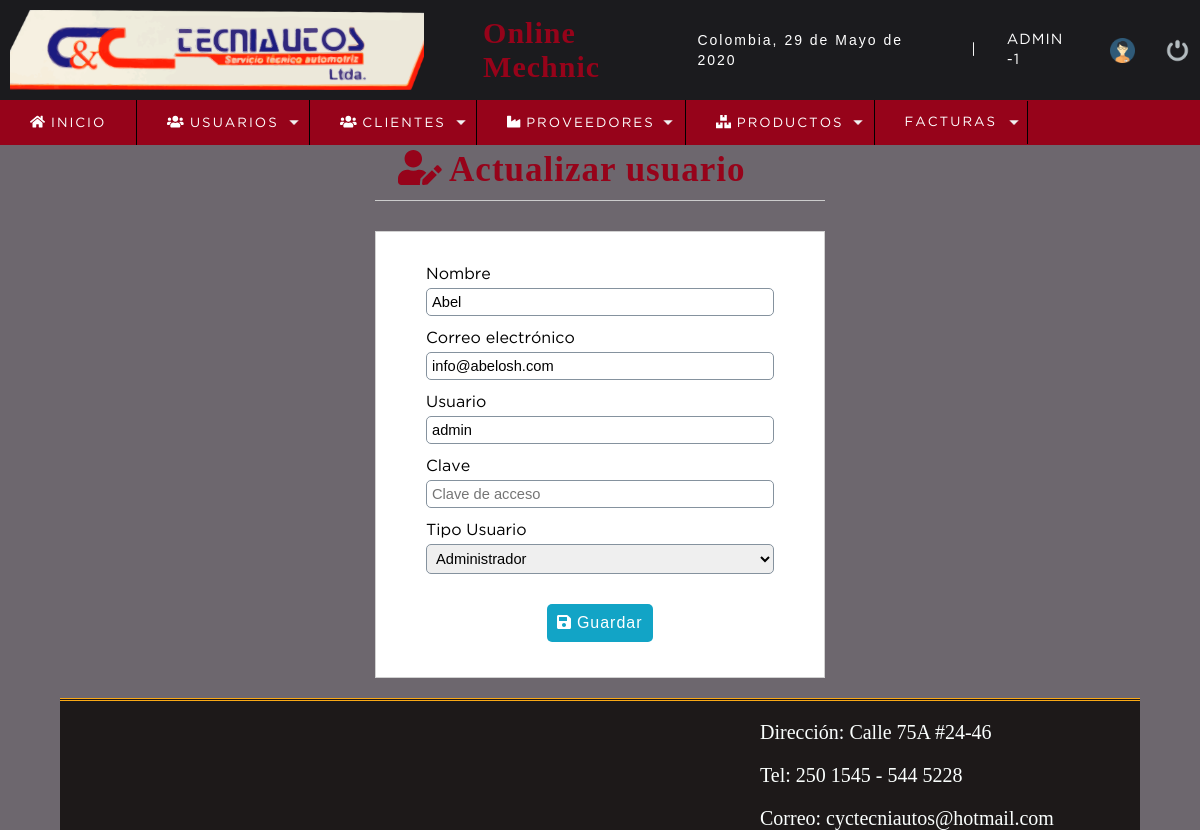
/sistema/editar_usuario.php?id=1 (signed in), run on the app's committed database.
### tables this page shows
CREATE TABLE `usuario` (
  `idusuario` int(11) NOT NULL,
  `nombre` varchar(50) DEFAULT NULL,
  `correo` varchar(100) DEFAULT NULL,
  `usuario` varchar(15) DEFAULT NULL,
  `clave` varchar(100) DEFAULT NULL,
  `rol` int(11) DEFAULT NULL,
  `estatus` int(11) NOT NULL DEFAULT 1
);

CREATE TABLE `rol` (
  `idrol` int(11) NOT NULL,
  `rol` varchar(20) DEFAULT NULL
);

### sistema/editar_usuario.php (the view, shortened to what this page needs)
<?php
	include "../conexion.php";
	$iduser = $_REQUEST['id'];
	$sql= mysqli_query($conection,"SELECT u.idusuario, u.nombre,u.correo,u.usuario, (u.rol) as idrol, (r.rol) as rol
									FROM usuario u
									INNER JOIN rol r
									on u.rol = r.idrol
									WHERE idusuario= $iduser ");
	$result_sql = mysqli_num_rows($sql);
	if($result_sql == 0){
		header('Location: lista_usuarios.php');
	}else{
		$option = '';
		while ($data = mysqli_fetch_array($sql)) {
			$nombre  = $data['nombre'];
			$correo  = $data['correo'];
			$usuario = $data['usuario'];
			$idrol   = $data['idrol'];
			$rol     = $data['rol'];
			if($idrol == 1){
				$option = '<option value="'.$idrol.'" select>'.$rol.'</option>';
			}else if($idrol == 2){
				$option = '<option value="'.$idrol.'" select>'.$rol.'</option>';
			}else if($idrol == 3){
				$option = '<option value="'.$idrol.'" select>'.$rol.'</option>';
			}
		}
	}
 ?>
<!DOCTYPE html>
<html lang="en">
<head>
	<?php include "includes/scripts.php"; ?>
</head>
<body>
	<?php include "includes/header.php"; ?>
	<section id="container">
		<div class="form_register">
			<h1><i class="fas fa-user-edit"></i> Actualizar usuario</h1>
			<hr>
			<form action="" method="post">
				<label for="nombre">Nombre</label>
				<input type="text" name="nombre" id="nombre" placeholder="Nombre completo" value="<?php echo $nombre; ?>">
				<label for="correo">Correo electrónico</label>
				<input type="email" name="correo" id="correo" placeholder="Correo electrónico" value="<?php echo $correo; ?>">
				<label for="usuario">Usuario</label>
				<input type="text" name="usuario" id="usuario" placeholder="Usuario" value="<?php echo $usuario; ?>">
				<label for="clave">Clave</label>
				<input type="password" name="clave" id="clave" placeholder="Clave de acceso">
				<label for="rol">Tipo Usuario</label>
				<select name="rol" id="rol" class="notItemOne">
					<?php
						echo $option;
					?>
				</select>
				<button type="submit"  class="btn_save"><i class="fas fa-save"></i> Guardar</button>
			</form>
		</div>
	</section>
	<?php include "includes/footer.php"; ?>
</body>
</html>

### sistema/css/style.css (style rules this page uses)
* { margin: 0; padding: 0; box-sizing: border-box; }
body { background: #6d676E; display: block; height: 100%; }
h1, h2, h3, h4, h5, h6 { font-family: 'arial'; font-weight: bold; letter-spacing: 1px; }
h1 { font-size: 26px; }
#container { display: block; padding-top: 150px; }
.form_register { width: 450px; margin: auto; }
.form_register h1 { color: #96031A; }
hr { border: 0; background: #CCC; height: 1px; margin: 10px 0; display: block; }
form { background: #FFF; margin: auto; padding: 20px 50px; border: 1px solid #d1d1d1; margin-top: 30px; }
label { display: block; font-size: 12pt; font-family: 'GothamBook'; margin: 15px auto 5px auto; }
input, select { display: block; width: 100%; font-size: 11pt; padding: 5px; border: 1px solid #85929e; border-radius: 5px; }
.notItemOne option:first-child { display: none; }
.btn_save { font-size: 12pt; background: #12a4c6; padding: 10px; color: #FFF; letter-spacing: 1px; border: 0; cursor: pointer; margin: 30px auto 15px auto; display: block; border-radius: 5px; }
#container h1 { font-size: 35px; display: inline-block; }
h1 { color: #96031A; font-family: Candara; margin-left: 5%; font-size: 30px; text-decoration: none; }
.buttons a, .btn_save { font-size: 12pt; background: #12a4c6; padding: 10px; color: #FFF; letter-spacing: 1px; border: 0; cursor: pointer; margin: 30px auto 15px auto; display: block; border-radius: 5px; }

### data on the page
usuario: nombre "Abel", correo "info@abelosh.com", usuario "admin", rol "Administrador"

### other printed values
fechaC() "29 de Mayo de 2020"
$_SESSION['user'] "ADMIN"
$_SESSION['rol'] "1"
